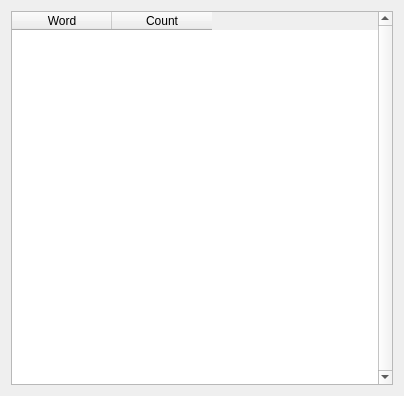
<?xml version="1.0" encoding="UTF-8"?>
<ui version="4.0">
 <class>word_frequency_dialog</class>
 <widget class="QDialog" name="word_frequency_dialog">
  <property name="geometry">
   <rect>
    <x>0</x>
    <y>0</y>
    <width>404</width>
    <height>396</height>
   </rect>
  </property>
  <property name="windowTitle">
   <string>Word Frequency</string>
  </property>
  <layout class="QVBoxLayout" name="verticalLayout">
   <item>
    <widget class="QTableWidget" name="frequency_table">
     <property name="verticalScrollBarPolicy">
      <enum>Qt::ScrollBarPolicy::ScrollBarAlwaysOn</enum>
     </property>
     <property name="editTriggers">
      <set>QAbstractItemView::EditTrigger::NoEditTriggers</set>
     </property>
     <property name="alternatingRowColors">
      <bool>true</bool>
     </property>
     <property name="selectionBehavior">
      <enum>QAbstractItemView::SelectionBehavior::SelectRows</enum>
     </property>
     <property name="showGrid">
      <bool>false</bool>
     </property>
     <attribute name="verticalHeaderVisible">
      <bool>false</bool>
     </attribute>
     <column>
      <property name="text">
       <string>Word</string>
      </property>
     </column>
     <column>
      <property name="text">
       <string>Count</string>
      </property>
     </column>
    </widget>
   </item>
  </layout>
 </widget>
 <resources/>
 <connections/>
</ui>
